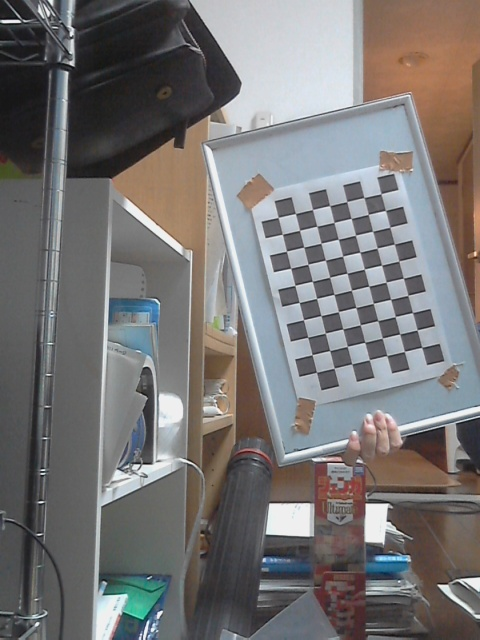
//> input picture calibration/data/left00.jpg, 480 x 640 px
$ ./main ../../calibration/data/left00.jpg   (built with g++ and OpenCV 4)
//> lines starting //> are read from the running program, lines starting //| are printed output that depends on the picture
#include <cv.h>
#include <highgui.h>
#include <stdio.h>

int
main (int argc, char **argv)
{
  int level = 2;
  IplImage *src_img=cvCreateImage( cvSize(640,480), 8, 3 );
  IplImage *dst_img;
  IplImage *src;
  CvRect roi;

  // (1)画像の読み込み
  if (argc >= 2)
    src = cvLoadImage (argv[1], CV_LOAD_IMAGE_ANYDEPTH | CV_LOAD_IMAGE_ANYCOLOR);
//> src is the input picture: 640 rows x 480 cols, CV_8UC3; mean B, G, R 116.4, 116.7, 118.7
  else return 0;

  cvResize( src, src_img, CV_INTER_LINEAR );
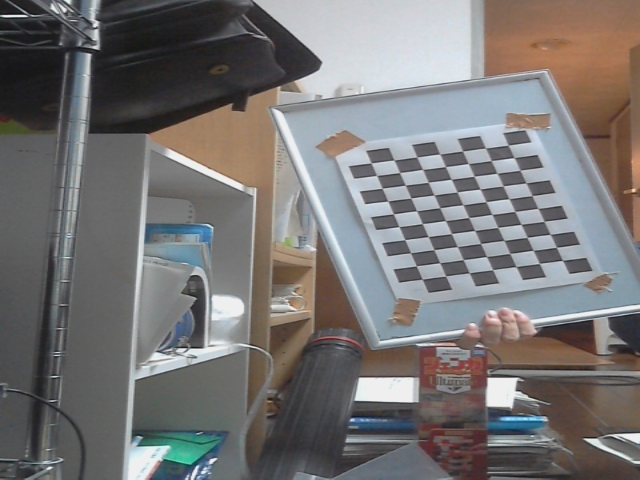
//> src_img: 480 rows x 640 cols, CV_8UC3; mean B, G, R 116.4, 116.6, 118.7

  // (2)領域分割のためにROIをセットする
  printf("set roi");
  roi.x = roi.y = 0;
  roi.width = src_img->width & -(1 << level);
//> roi = Rect(0, 0, 640, 0)
  roi.height = src_img->height & -(1 << level);
//> roi = Rect(0, 0, 640, 480)
  cvSetImageROI (src_img, roi);

  // (3)分割結果画像出力用の画像領域を確保し，領域分割を実行
  dst_img = cvCloneImage (src_img);

  printf("start.");
  cvPyrMeanShiftFiltering (src_img, dst_img, 30.0, 30.0, level, cvTermCriteria (CV_TERMCRIT_ITER + CV_TERMCRIT_EPS, 5, 1));
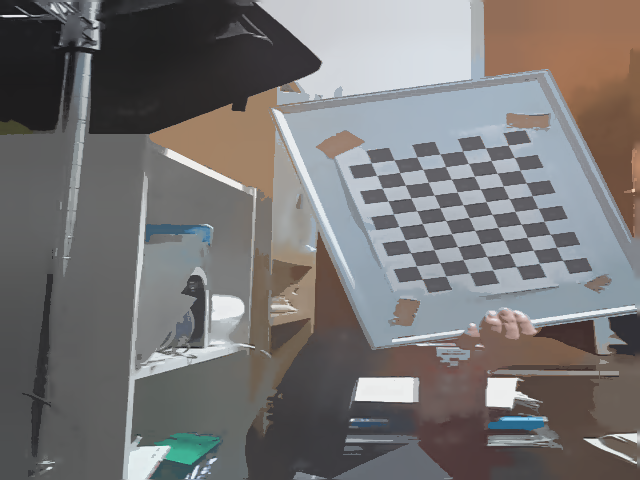
//> dst_img: 480 rows x 640 cols, CV_8UC3; mean B, G, R 115.9, 116.3, 118.5

  // (4)入力画像と分割結果画像の表示
  cvNamedWindow ("Source", CV_WINDOW_AUTOSIZE);
  cvNamedWindow ("MeanShift", CV_WINDOW_AUTOSIZE);
  cvShowImage ("Source", src_img);
  cvShowImage ("MeanShift", dst_img);
  cvWaitKey (0);

  cvDestroyWindow ("Source");
  cvDestroyWindow ("MeanShift");
  cvReleaseImage (&src_img);
  cvReleaseImage (&dst_img);

  return 0;
}

$ run again, on calibration/data/left011.jpg
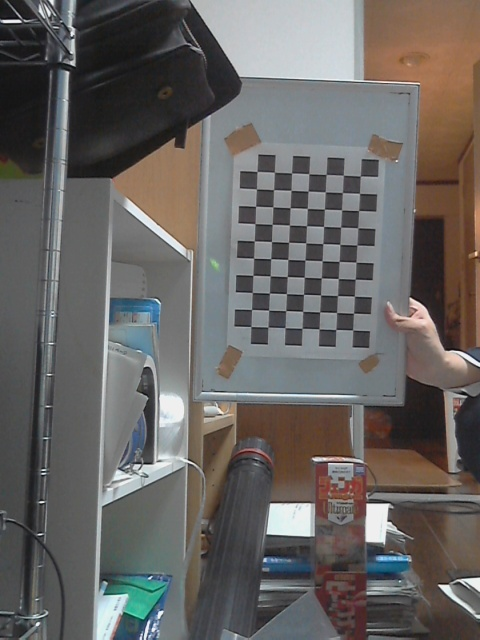
//> input picture calibration/data/left011.jpg, 480 x 640 px
//> src is the input picture: 640 rows x 480 cols, CV_8UC3; mean B, G, R 98.1, 100.3, 103.3
//> `cvResize( src, src_img, CV_INTER_LINEAR );`:
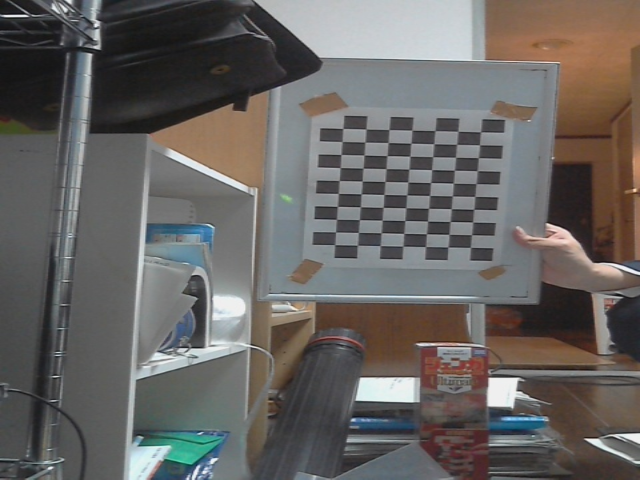
//> src_img: 480 rows x 640 cols, CV_8UC3; mean B, G, R 98, 100.2, 103.2
//> `cvPyrMeanShiftFiltering (src_img, dst_img, 30.0, 30.0, level, cvTermCr..`:
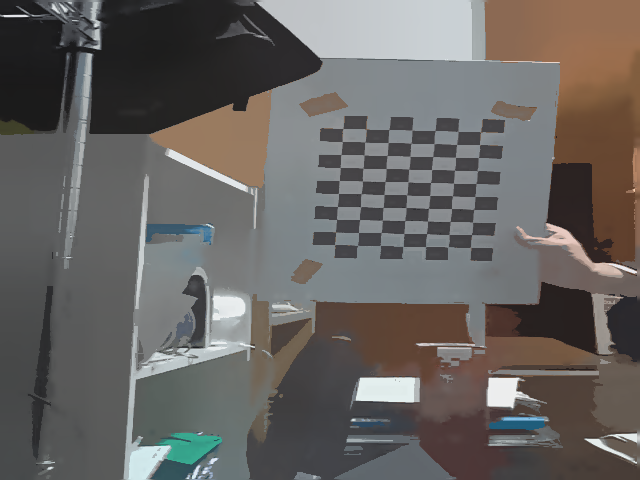
//> dst_img: 480 rows x 640 cols, CV_8UC3; mean B, G, R 97.2, 99.6, 102.8

$ run again, on calibration/data/left012.jpg
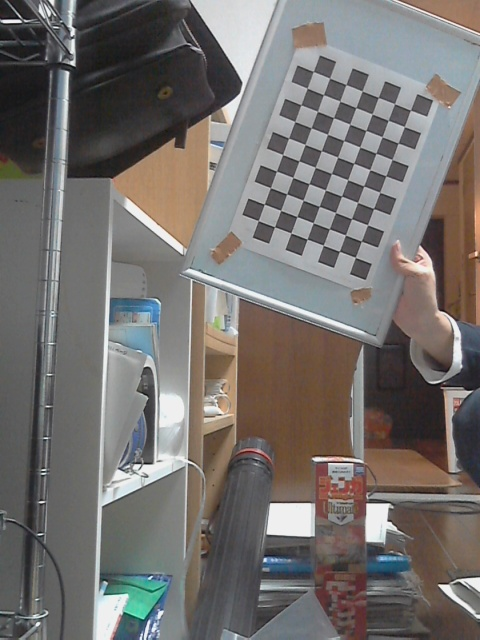
//> input picture calibration/data/left012.jpg, 480 x 640 px
//> src is the input picture: 640 rows x 480 cols, CV_8UC3; mean B, G, R 109.5, 112, 115.8
//> `cvResize( src, src_img, CV_INTER_LINEAR );`:
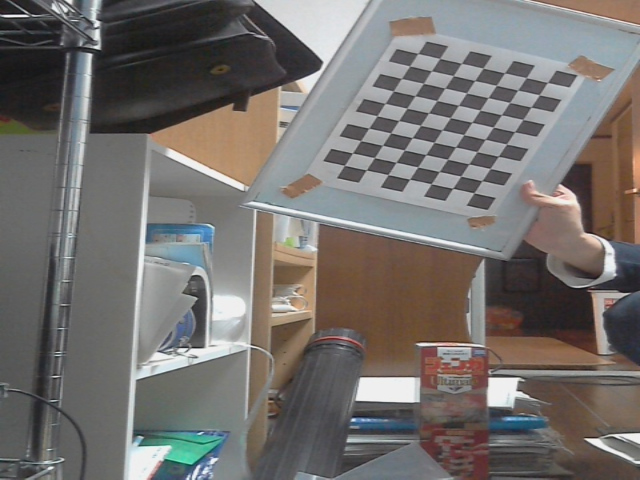
//> src_img: 480 rows x 640 cols, CV_8UC3; mean B, G, R 109.4, 111.9, 115.7
//> `cvPyrMeanShiftFiltering (src_img, dst_img, 30.0, 30.0, level, cvTermCr..`:
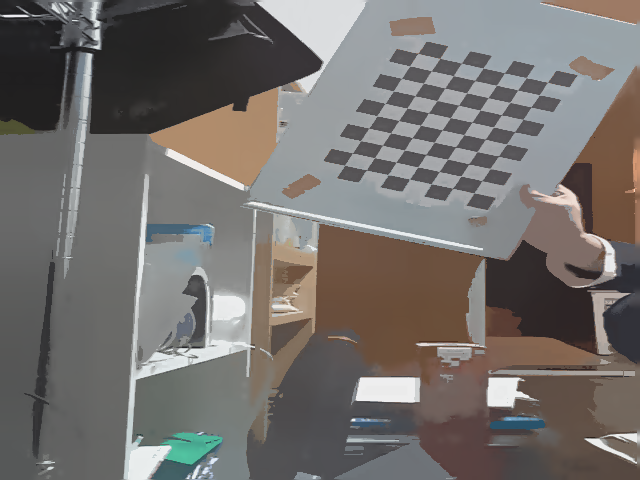
//> dst_img: 480 rows x 640 cols, CV_8UC3; mean B, G, R 108.4, 111.2, 115.2
